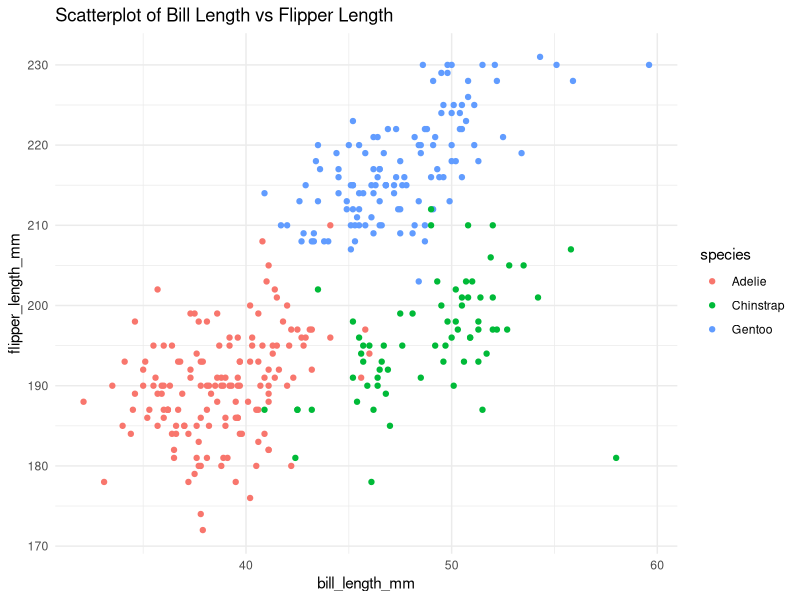

This figure's R source:
## ---- chunk 1
knitr::opts_chunk$set(echo = TRUE)
## ---- chunk 2
# Load the 'penguins' dataset from the 'palmerpenguins' package
data("penguins", package = "palmerpenguins")

# Get the number of rows in the 'penguins' dataset
nrow(penguins)

# Get the number of columns in the 'penguins' dataset
ncol(penguins)

# Display the structure of the 'penguins' dataset, including data types and first few entries
str(penguins)

# Calculate the mean of the 'flipper_length_mm' column, excluding any missing values (NA)
mean(penguins$flipper_length_mm, na.rm = TRUE)
## ---- chunk 3
# Load the ggplot2 library
library(ggplot2)

# Create a scatterplot
scatter_plot<-
  ggplot(data = penguins, aes(x = bill_length_mm, y = flipper_length_mm, colour = species)) +
  geom_point() +
  labs(title = "Scatterplot of Bill Length vs Flipper Length", x = "bill_length_mm", y = "flipper_length_mm") +
  theme_minimal()

# Save the plot to the project directory
ggsave("scatterplot.png", plot = scatter_plot, width = 6, height = 4, dpi = 300)
